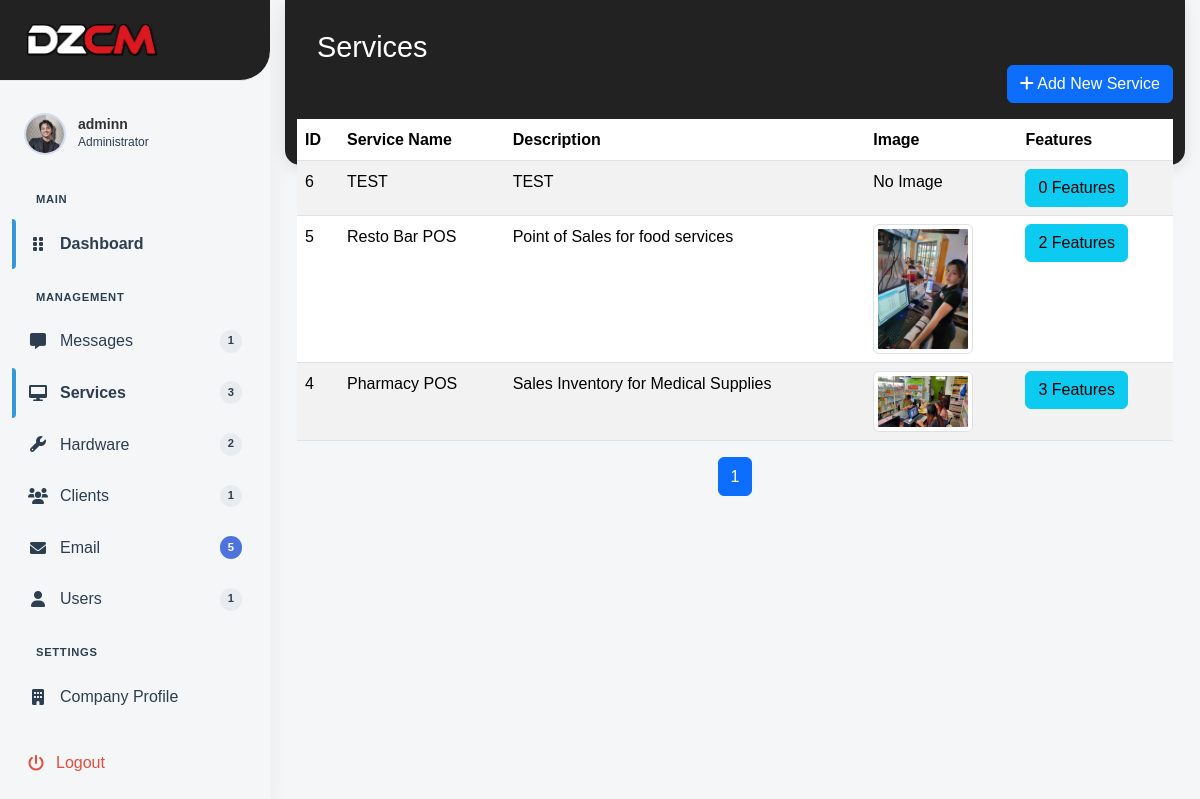
The page /Admin/index.php?page=services (signed in) on the database its author committed.
### tables this page shows
CREATE TABLE `services` (
  `service_id` int(11) NOT NULL,
  `service_name` varchar(255) NOT NULL,
  `description` text DEFAULT NULL,
  `image` varchar(255) DEFAULT NULL,
  `category` varchar(155) DEFAULT NULL
);

### Admin/includes/conn.php (called while the page is built)
<?php
function con(){
    $servername = "localhost";
    $username = "root";
    $password = "";
    $myDB = "dezcom";
    $conn = mysqli_connect($servername, $username, $password, $myDB);
    if ($conn->connect_error) {
        echo "Connection failed: " . $conn->connect_error;
    }else{
        return $conn;
    }
}
?>

### Admin/pages/services.php (the view, shortened to what this page needs)
<?php
$page = isset($_GET['current_page']) ? (int)$_GET['current_page'] : 1;
$page = max($page, 1);
$recordsPerPage = 10;
$offset = ($page - 1) * $recordsPerPage;
$totalQuery = mysqli_query(con(), "SELECT COUNT(*) as count FROM services");
$totalQuotes = mysqli_fetch_assoc($totalQuery)['count'];
$totalPages = ceil($totalQuotes / $recordsPerPage);
$query = "
    SELECT s.service_id, s.service_name, s.description, s.image, s.category,
           COUNT(sf.service_feature_id) as feature_count
    FROM services s
    LEFT JOIN service_features sf ON s.service_id = sf.service_id
    GROUP BY s.service_id
    ORDER BY s.service_id DESC
    LIMIT $offset, $recordsPerPage
";
$result = mysqli_query(con(), $query);
?>
<header class="dashboard-header">
    <div class="container">
        <h1 class="mb-0">Services</h1>
    </div>
</header>
<div class="container">
    <div class="d-flex justify-content-end mb-3">
        <button id="addServiceBtn" type="button" class="btn btn-primary" data-bs-toggle="modal" data-bs-target="#addServiceModal">
            <i class="fas fa-plus"></i> Add New Service
        </button>
    </div>
    <div class="services-table-container">
        <table class="table table-striped">
            <thead>
                <tr>
                    <th>ID</th>
                    <th>Service Name</th>
                    <th>Description</th>
                    <th>Image</th>
                    <th>Features</th>
                </tr>
            </thead>
            <tbody>
                <?php while ($service = mysqli_fetch_assoc($result)): ?>
                    <tr class="service-row" data-service-id="<?php echo $service['service_id']; ?>"
                        data-service-category="<?php echo $service['category']; ?>"
                        data-service-name="<?php echo htmlspecialchars($service['service_name']); ?>"
                        data-description="<?php echo htmlspecialchars($service['description']); ?>"
                        data-image="<?php echo htmlspecialchars($service['image']); ?>"
                        data-bs-toggle="modal" data-bs-target="#editServiceModal">
                        <td><?php echo htmlspecialchars($service['service_id']); ?></td>
                        <td><?php echo htmlspecialchars($service['service_name']); ?></td>
                        <td><?php echo htmlspecialchars($service['description']); ?></td>
                        <td>
                            <?php if ($service['image']): ?>
                                <img src="includes/uploads/services/<?php echo htmlspecialchars($service['image']); ?>"
                                    alt="Service Image" class="img-thumbnail" style="width: 100px;">
                            <?php else: ?>
                                No Image
                            <?php endif; ?>
                        </td>
                        <td>
                            <a href="index.php?page=service-features&service_id=<?php echo $service['service_id']; ?>" class="btn btn-info"
                                data-service-id="<?php echo $service['service_id']; ?>">
                                <?php echo $service['feature_count']; ?> Features
                            </a>
                        </td>
                    </tr>
                <?php endwhile; ?>
            </tbody>
        </table>
    </div>
    <nav aria-label="Page navigation">
        <ul class="pagination justify-content-center">
            <?php for ($i = 1; $i <= $totalPages; $i++): ?>
                <li class="page-item <?php echo ($i === $page) ? 'active' : ''; ?>">
                    <a class="page-link" href="?page=services&current_page=<?php echo $i; ?>"><?php echo $i; ?></a>
                </li>
            <?php endfor; ?>
        </ul>
    </nav>
</div>

### Admin/assets/css/dashboard.css (style rules this page uses)
:root { --primary-color: #3498db; --primary-dark: #2980b9; --secondary-color: #2ecc71; --background-color: #f4f6f7; --text-color: #2c3e50; --sidebar-width: 270px; --header-color: #222222; }
* { margin: 0; padding: 0; box-sizing: border-box; }
body, html { height: 100%; overflow-x: hidden; }
body { font-family: "Arial", sans-serif; background-color: var(--background-color); color: var(--text-color); line-height: 1.6; }
.service-row, .service-feature-row, .clients-row, .hardware-row, .user-row { cursor: pointer; }
.dashboard-header { background: var(--header-color); color: white; padding: 30px 0 100px; margin-bottom: -100px; text-align: left; box-shadow: 0 4px 15px rgba(0, 0, 0, 0.1); border-radius: 0 0 15px 15px; position: relative; z-index: 1; }
.dashboard-header h1 { font-size: 1.8rem; font-weight: 500; margin: 0; padding-left: 20px; }
.container { position: relative; z-index: 2; }
a { text-decoration: none; }

### rows shown on the page
services: service_id "6", service_name "TEST", description "TEST", shows "No Image", feature_count "0"
services: service_id "5", service_name "Resto Bar POS", description "Point of Sales for food services", image (picture), feature_count "2"
services: service_id "4", service_name "Pharmacy POS", description "Sales Inventory for Medical Supplies", image (picture), feature_count "3"

### other values the page prints
$_SESSION['username'] "adminn"
$totalServices "3"
$totalHardware "2"
$totalClients "1"
$totalQuotes "5"
$totalUsers "1"
